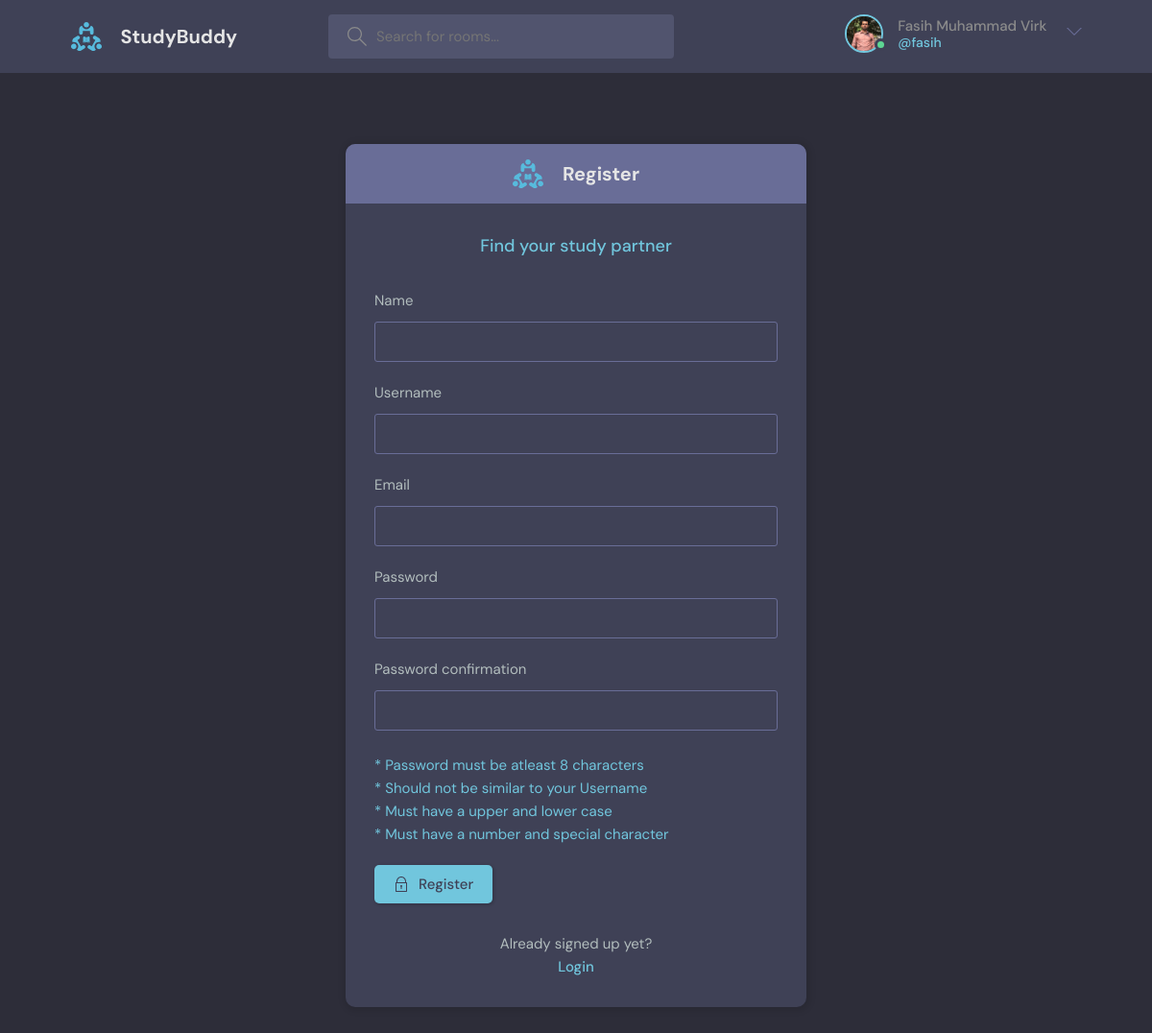
The app's page /register/ (signed in) with its own data.
### mainapp/models.py (models this page shows)
class User(AbstractUser):
    name = models.CharField(max_length=200, null=True)
    email = models.EmailField(unique=True)
    bio = models.TextField(null=True)
    avatar = models.ImageField(null=True, default="avatar.svg")
    USERNAME_FIELD = 'email'
    REQUIRED_FIELDS = []

### mainapp/views.py (the view, shortened to what this page needs)
# urls.py: path('register/', views.registerPage, name="register"),
def registerPage(request):
    form = MyUserCreationForm()
    context = {'form': form}
    return render(request, 'mainapp/login_register.html', context)

### mainapp/forms.py
class MyUserCreationForm(UserCreationForm):
    class Meta:
        model = User
        fields = ['name', 'username', 'email', 'password1', 'password2']

### mainapp/templates/mainapp/login_register.html (shortened to what this page needs)
{%extends 'main.html'%} {%block content%} {%load static%}
<main class="auth layout">
	{% if page == 'login' %}
	<div class="container" style = "align-items: center; justify-content: center;">
		<div class="layout__box">
			<div class="layout__boxHeader">
				<div class="layout__boxTitle">
					<div class="header__logo">
						<img src="{% static 'images/logo.svg' %}" />
						<h1>Login</h1>
					</div>
				</div>
			</div>
			<div class="layout__body">
				<h2 class="auth__tagline">Find your study partner</h2>
				<form class="form" action="" method="POST">
					{% csrf_token %}
					<div class="form__group">
						<label for="room_name">Email</label>
						<input
							id="username"
							name="email"
							type="text"
							placeholder="anymail@gmail.com"
						/>
					</div>
					<div class="form__group">
						<label for="password">Password</label>
						<input
							id="password"
							name="password"
							type="password"
							placeholder="&bull;&bull;&bull;&bull;&bull;&bull;&bull;&bull;"
						/>
					</div>
					<button class="btn btn--main" type="submit">
						<svg
							version="1.1"
							xmlns="http://www.w3.org/2000/svg"
							width="32"
							height="32"
							viewBox="0 0 32 32"
						>
							<title>lock</title>
							<path
								d="M27 12h-1v-2c0-5.514-4.486-10-10-10s-10 4.486-10 10v2h-1c-0.553 0-1 0.447-1 1v18c0 0.553 0.447 1 1 1h22c0.553 0 1-0.447 1-1v-18c0-0.553-0.447-1-1-1zM8 10c0-4.411 3.589-8 8-8s8 3.589 8 8v2h-16v-2zM26 30h-20v-16h20v16z"
							></path>
							<path
								d="M15 21.694v4.306h2v-4.306c0.587-0.348 1-0.961 1-1.694 0-1.105-0.895-2-2-2s-2 0.895-2 2c0 0.732 0.413 1.345 1 1.694z"
							></path>
						</svg>
						Login
					</button>
				</form>
				<div class="auth__action">
					<p>Haven't signed up yet?</p>
					<a href="{% url 'register' %}" class="btn btn--link">Sign Up</a>
				</div>
			</div>
		</div>
	</div>
	{% else %}
	<div class="container" style = "align-items: center; justify-content: center;">
		<div class="layout__box">
			<div class="layout__boxHeader">
				<div class="layout__boxTitle">
					<div class="header__logo">
						<img src="{% static 'images/logo.svg' %}" />
						<h1>Register</h1>
					</div>
				</div>
			</div>
			<div class="layout__body">
				<h2 class="auth__tagline">Find your study partner</h2>
				<form class="form" action="" method="POST">
					{% csrf_token %} {%for field in form%}
					<div class="form__group">
						<label for="room_name">{{field.label}}</label>
						{{field}} {% if field.label == 'Password confirmation' %}
						<br /><br />
						<a>* Password must be atleast 8 characters</a>
						<a>* Should not be similar to your Username</a>
						<a>* Must have a upper and lower case</a>
						<a>* Must have a number and special character</a>
						{%endif%}
					</div>
					{%endfor%}
					<button class="btn btn--main" type="submit">
						Register
					</button>
				</form>
				<div class="auth__action">
					<p>Already signed up yet?</p>
					<a href="{% url 'login' %}" class="btn btn--link">Login</a>
				</div>
			</div>
		</div>
	</div>
	{% endif %}
</main>
{%endblock%}

### templates/navbar.html (shortened to what this page needs)
{% load static %}
{% if request.user.is_authenticated %}
<header class="header header--loggedIn">
	<div class="container">
		<a href="{% url 'home' %}" class="header__logo">
			<img src="{% static 'images/logo.svg' %}" />
			<h1>StudyBuddy</h1>
		</a>
		<form class="header__search" method="GET" action="{% url 'home' %}">
			<label>
				<input name="q" placeholder="Search for rooms..." />
			</label>
		</form>
		<nav class="header__menu">
			<div class="header__user">
				<a href="{% url 'user-profile' user.id %}">
					<div class="avatar avatar--medium active">
						<img src="{{request.user.avatar.url}}" />
					</div>
					<p>
						{{request.user.name}} <span>@{{request.user.username}}</span>
					</p>
				</a>
				<button class="dropdown-button">
					<svg
						version="1.1"
						xmlns="http://www.w3.org/2000/svg"
						width="32"
						height="32"
						viewBox="0 0 32 32"
					>
						<title>chevron-down</title>
						<path d="M16 21l-13-13h-3l16 16 16-16h-3l-13 13z"></path>
					</svg>
				</button>
			</div>
			{% endif %}
		</nav>
	</div>
</header>

### records on screen
User: user.avatar (picture), user.name "Fasih Muhammad Virk", user.username "fasih"

### other values on screen
{{ field.label }} "Name" "Username" "Email" "Password" "Password confirmation"
